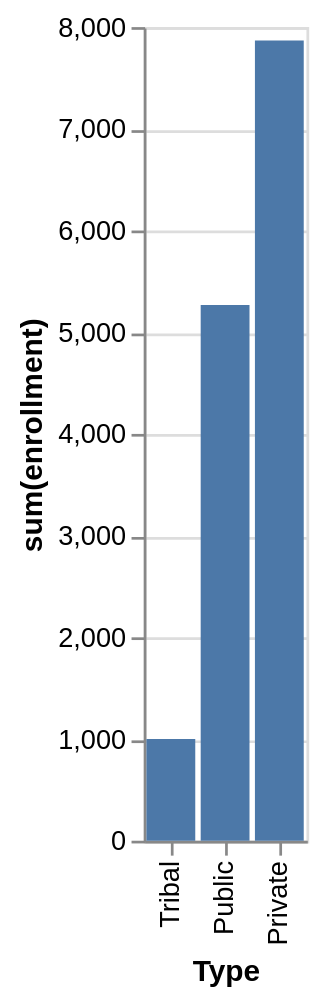

Write a Vega-Lite specification for this figure.
### Vega-Lite specification from a JSON file in a GitHub repository (floating-point values rounded to 4 significant figures)
{"data": {"values": [{"x_data": "Tribal", "y_data": 1000}, {"x_data": "Public", "y_data": 5267}, {"x_data": "Private", "y_data": 7868}]}, "mark": "bar", "encoding": {"x": {"field": "x_data", "type": "nominal", "title": "Type", "sort": "descending"}, "y": {"field": "y_data", "type": "quantitative", "title": "sum(enrollment)"}}}
